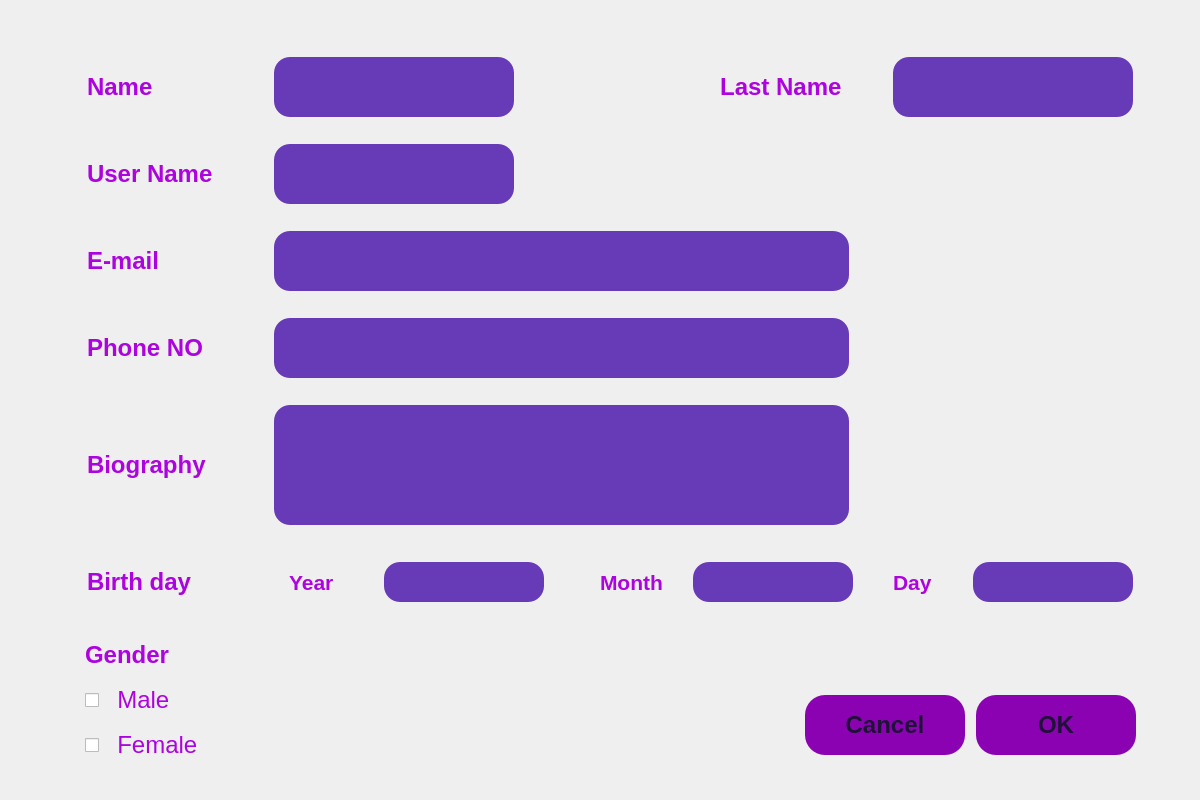
<?xml version="1.0" encoding="UTF-8"?>
<ui version="4.0">
 <class>change_profile</class>
 <widget class="QWidget" name="change_profile">
  <property name="geometry">
   <rect>
    <x>0</x>
    <y>0</y>
    <width>1200</width>
    <height>800</height>
   </rect>
  </property>
  <property name="minimumSize">
   <size>
    <width>1200</width>
    <height>800</height>
   </size>
  </property>
  <property name="maximumSize">
   <size>
    <width>16777215</width>
    <height>16777215</height>
   </size>
  </property>
  <property name="windowTitle">
   <string>Edit Profile</string>
  </property>
  <property name="styleSheet">
   <string notr="true">change_profile
{
	background-color:#0a0612;
}
QPushButton
{
	background-color:#8a02b2;
	color:#1f1137;
	border-radius:20px;
}
QPushButton:hover
{
	background-color:#341d5c;
	color: #ffffff;
}
QLabel
{
	color:#ad03de;
}
QLineEdit
{
	background-color:#673ab7;
	color:#ffffff;
	border-radius:16px;
}
QLineEdit:hover
{
	background-color:#5d34a5;
}
QPlainTextEdit
{
	color:#ffffff;
	background-color:#3e236e;
	border-radius:12px;
}
QCheckBox
{
	color:#ad03de;
}</string>
  </property>
  <widget class="QWidget" name="gridLayoutWidget">
   <property name="geometry">
    <rect>
     <x>70</x>
     <y>50</y>
     <width>1081</width>
     <height>571</height>
    </rect>
   </property>
   <layout class="QGridLayout" name="gridLayout">
    <property name="horizontalSpacing">
     <number>10</number>
    </property>
    <property name="verticalSpacing">
     <number>20</number>
    </property>
    <item row="5" column="0">
     <widget class="QLabel" name="label_birthday">
      <property name="minimumSize">
       <size>
        <width>160</width>
        <height>60</height>
       </size>
      </property>
      <property name="maximumSize">
       <size>
        <width>160</width>
        <height>60</height>
       </size>
      </property>
      <property name="font">
       <font>
        <pointsize>18</pointsize>
        <weight>75</weight>
        <bold>true</bold>
       </font>
      </property>
      <property name="text">
       <string>Birth day</string>
      </property>
     </widget>
    </item>
    <item row="3" column="1" colspan="2">
     <widget class="QLineEdit" name="le_phonenumber">
      <property name="minimumSize">
       <size>
        <width>575</width>
        <height>60</height>
       </size>
      </property>
      <property name="maximumSize">
       <size>
        <width>575</width>
        <height>60</height>
       </size>
      </property>
      <property name="font">
       <font>
        <pointsize>18</pointsize>
       </font>
      </property>
     </widget>
    </item>
    <item row="4" column="1" colspan="2">
     <widget class="QLineEdit" name="le_biography">
      <property name="minimumSize">
       <size>
        <width>575</width>
        <height>120</height>
       </size>
      </property>
      <property name="maximumSize">
       <size>
        <width>575</width>
        <height>120</height>
       </size>
      </property>
      <property name="font">
       <font>
        <pointsize>18</pointsize>
       </font>
      </property>
     </widget>
    </item>
    <item row="5" column="3">
     <layout class="QHBoxLayout" name="horizontalLayout_4">
      <item>
       <widget class="QLabel" name="label_day">
        <property name="minimumSize">
         <size>
          <width>80</width>
          <height>40</height>
         </size>
        </property>
        <property name="maximumSize">
         <size>
          <width>80</width>
          <height>40</height>
         </size>
        </property>
        <property name="font">
         <font>
          <pointsize>16</pointsize>
          <weight>75</weight>
          <bold>true</bold>
         </font>
        </property>
        <property name="text">
         <string>Day</string>
        </property>
       </widget>
      </item>
      <item>
       <widget class="QLineEdit" name="le_day">
        <property name="minimumSize">
         <size>
          <width>160</width>
          <height>40</height>
         </size>
        </property>
        <property name="maximumSize">
         <size>
          <width>160</width>
          <height>40</height>
         </size>
        </property>
        <property name="font">
         <font>
          <pointsize>18</pointsize>
         </font>
        </property>
       </widget>
      </item>
     </layout>
    </item>
    <item row="0" column="1">
     <widget class="QLineEdit" name="le_name">
      <property name="minimumSize">
       <size>
        <width>240</width>
        <height>60</height>
       </size>
      </property>
      <property name="maximumSize">
       <size>
        <width>240</width>
        <height>60</height>
       </size>
      </property>
      <property name="font">
       <font>
        <pointsize>18</pointsize>
       </font>
      </property>
     </widget>
    </item>
    <item row="5" column="2">
     <layout class="QHBoxLayout" name="horizontalLayout_3">
      <item>
       <widget class="QLabel" name="label_month">
        <property name="minimumSize">
         <size>
          <width>80</width>
          <height>40</height>
         </size>
        </property>
        <property name="maximumSize">
         <size>
          <width>80</width>
          <height>40</height>
         </size>
        </property>
        <property name="font">
         <font>
          <pointsize>16</pointsize>
          <weight>75</weight>
          <bold>true</bold>
         </font>
        </property>
        <property name="text">
         <string>Month</string>
        </property>
       </widget>
      </item>
      <item>
       <widget class="QLineEdit" name="le_month">
        <property name="minimumSize">
         <size>
          <width>160</width>
          <height>40</height>
         </size>
        </property>
        <property name="maximumSize">
         <size>
          <width>160</width>
          <height>40</height>
         </size>
        </property>
        <property name="font">
         <font>
          <pointsize>18</pointsize>
         </font>
        </property>
       </widget>
      </item>
     </layout>
    </item>
    <item row="5" column="1">
     <layout class="QHBoxLayout" name="horizontalLayout_2">
      <item>
       <widget class="QLabel" name="label_year">
        <property name="minimumSize">
         <size>
          <width>80</width>
          <height>40</height>
         </size>
        </property>
        <property name="maximumSize">
         <size>
          <width>80</width>
          <height>40</height>
         </size>
        </property>
        <property name="font">
         <font>
          <pointsize>16</pointsize>
          <weight>75</weight>
          <bold>true</bold>
         </font>
        </property>
        <property name="text">
         <string>Year</string>
        </property>
       </widget>
      </item>
      <item>
       <widget class="QLineEdit" name="le_year">
        <property name="minimumSize">
         <size>
          <width>160</width>
          <height>40</height>
         </size>
        </property>
        <property name="maximumSize">
         <size>
          <width>160</width>
          <height>40</height>
         </size>
        </property>
        <property name="font">
         <font>
          <pointsize>18</pointsize>
         </font>
        </property>
       </widget>
      </item>
     </layout>
    </item>
    <item row="4" column="0">
     <widget class="QLabel" name="label_2">
      <property name="minimumSize">
       <size>
        <width>160</width>
        <height>120</height>
       </size>
      </property>
      <property name="maximumSize">
       <size>
        <width>160</width>
        <height>120</height>
       </size>
      </property>
      <property name="font">
       <font>
        <pointsize>18</pointsize>
        <weight>75</weight>
        <bold>true</bold>
       </font>
      </property>
      <property name="text">
       <string>Biography</string>
      </property>
     </widget>
    </item>
    <item row="2" column="1" colspan="2">
     <widget class="QLineEdit" name="le_email">
      <property name="minimumSize">
       <size>
        <width>575</width>
        <height>60</height>
       </size>
      </property>
      <property name="maximumSize">
       <size>
        <width>575</width>
        <height>60</height>
       </size>
      </property>
      <property name="font">
       <font>
        <pointsize>18</pointsize>
       </font>
      </property>
     </widget>
    </item>
    <item row="0" column="2">
     <widget class="QLabel" name="label_lastname">
      <property name="font">
       <font>
        <pointsize>18</pointsize>
        <weight>75</weight>
        <bold>true</bold>
       </font>
      </property>
      <property name="text">
       <string>                    Last Name</string>
      </property>
     </widget>
    </item>
    <item row="0" column="3">
     <widget class="QLineEdit" name="le_lastname">
      <property name="minimumSize">
       <size>
        <width>240</width>
        <height>60</height>
       </size>
      </property>
      <property name="maximumSize">
       <size>
        <width>240</width>
        <height>60</height>
       </size>
      </property>
      <property name="font">
       <font>
        <pointsize>18</pointsize>
       </font>
      </property>
     </widget>
    </item>
    <item row="2" column="0">
     <widget class="QLabel" name="label_email">
      <property name="minimumSize">
       <size>
        <width>160</width>
        <height>60</height>
       </size>
      </property>
      <property name="maximumSize">
       <size>
        <width>160</width>
        <height>60</height>
       </size>
      </property>
      <property name="font">
       <font>
        <pointsize>18</pointsize>
        <weight>75</weight>
        <bold>true</bold>
       </font>
      </property>
      <property name="text">
       <string>E-mail</string>
      </property>
     </widget>
    </item>
    <item row="3" column="0">
     <widget class="QLabel" name="label_phonenumber">
      <property name="minimumSize">
       <size>
        <width>160</width>
        <height>60</height>
       </size>
      </property>
      <property name="maximumSize">
       <size>
        <width>160</width>
        <height>60</height>
       </size>
      </property>
      <property name="font">
       <font>
        <pointsize>18</pointsize>
        <weight>75</weight>
        <bold>true</bold>
       </font>
      </property>
      <property name="text">
       <string>Phone NO</string>
      </property>
     </widget>
    </item>
    <item row="0" column="0">
     <widget class="QLabel" name="label_name">
      <property name="minimumSize">
       <size>
        <width>160</width>
        <height>60</height>
       </size>
      </property>
      <property name="maximumSize">
       <size>
        <width>160</width>
        <height>60</height>
       </size>
      </property>
      <property name="font">
       <font>
        <pointsize>18</pointsize>
        <weight>75</weight>
        <bold>true</bold>
       </font>
      </property>
      <property name="text">
       <string>Name</string>
      </property>
     </widget>
    </item>
    <item row="1" column="0">
     <widget class="QLabel" name="label">
      <property name="minimumSize">
       <size>
        <width>160</width>
        <height>60</height>
       </size>
      </property>
      <property name="maximumSize">
       <size>
        <width>160</width>
        <height>60</height>
       </size>
      </property>
      <property name="font">
       <font>
        <pointsize>18</pointsize>
        <weight>75</weight>
        <bold>true</bold>
       </font>
      </property>
      <property name="text">
       <string>User Name</string>
      </property>
     </widget>
    </item>
    <item row="1" column="1">
     <widget class="QLineEdit" name="le_username">
      <property name="minimumSize">
       <size>
        <width>240</width>
        <height>60</height>
       </size>
      </property>
      <property name="maximumSize">
       <size>
        <width>240</width>
        <height>60</height>
       </size>
      </property>
      <property name="font">
       <font>
        <pointsize>18</pointsize>
       </font>
      </property>
     </widget>
    </item>
   </layout>
  </widget>
  <widget class="QWidget" name="verticalLayoutWidget">
   <property name="geometry">
    <rect>
     <x>70</x>
     <y>630</y>
     <width>261</width>
     <height>151</height>
    </rect>
   </property>
   <layout class="QVBoxLayout" name="verticalLayout">
    <property name="spacing">
     <number>0</number>
    </property>
    <property name="leftMargin">
     <number>15</number>
    </property>
    <property name="topMargin">
     <number>0</number>
    </property>
    <property name="bottomMargin">
     <number>10</number>
    </property>
    <item>
     <widget class="QLabel" name="label_gender">
      <property name="minimumSize">
       <size>
        <width>160</width>
        <height>40</height>
       </size>
      </property>
      <property name="maximumSize">
       <size>
        <width>160</width>
        <height>40</height>
       </size>
      </property>
      <property name="font">
       <font>
        <pointsize>18</pointsize>
        <weight>75</weight>
        <bold>true</bold>
       </font>
      </property>
      <property name="text">
       <string>Gender</string>
      </property>
     </widget>
    </item>
    <item>
     <widget class="QCheckBox" name="checkBox_male">
      <property name="minimumSize">
       <size>
        <width>160</width>
        <height>40</height>
       </size>
      </property>
      <property name="maximumSize">
       <size>
        <width>160</width>
        <height>40</height>
       </size>
      </property>
      <property name="font">
       <font>
        <pointsize>18</pointsize>
       </font>
      </property>
      <property name="text">
       <string>  Male</string>
      </property>
     </widget>
    </item>
    <item>
     <widget class="QCheckBox" name="checkBox_female">
      <property name="minimumSize">
       <size>
        <width>160</width>
        <height>40</height>
       </size>
      </property>
      <property name="maximumSize">
       <size>
        <width>160</width>
        <height>40</height>
       </size>
      </property>
      <property name="font">
       <font>
        <pointsize>18</pointsize>
       </font>
      </property>
      <property name="text">
       <string>  Female</string>
      </property>
     </widget>
    </item>
   </layout>
  </widget>
  <widget class="QWidget" name="horizontalLayoutWidget">
   <property name="geometry">
    <rect>
     <x>800</x>
     <y>670</y>
     <width>341</width>
     <height>111</height>
    </rect>
   </property>
   <layout class="QHBoxLayout" name="horizontalLayout">
    <item>
     <widget class="QPushButton" name="btn_cancel">
      <property name="minimumSize">
       <size>
        <width>160</width>
        <height>60</height>
       </size>
      </property>
      <property name="maximumSize">
       <size>
        <width>160</width>
        <height>60</height>
       </size>
      </property>
      <property name="font">
       <font>
        <pointsize>18</pointsize>
        <weight>75</weight>
        <bold>true</bold>
       </font>
      </property>
      <property name="text">
       <string>Cancel</string>
      </property>
     </widget>
    </item>
    <item>
     <widget class="QPushButton" name="btn_ok">
      <property name="minimumSize">
       <size>
        <width>160</width>
        <height>60</height>
       </size>
      </property>
      <property name="maximumSize">
       <size>
        <width>160</width>
        <height>60</height>
       </size>
      </property>
      <property name="font">
       <font>
        <pointsize>18</pointsize>
        <weight>75</weight>
        <bold>true</bold>
       </font>
      </property>
      <property name="text">
       <string>OK</string>
      </property>
     </widget>
    </item>
   </layout>
  </widget>
 </widget>
 <resources/>
 <connections/>
</ui>
